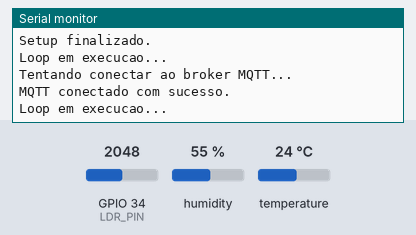
This sketch was run on a simulated ESP32. Parts: the last lines printed to the serial monitor. The inputs (shaded band) are chosen by the test bench; at power-on: humidity 55 %, GPIO 34 (LDR_PIN) = 2048, temperature 24 °C. WiFi joins after 1.5 s; servers stay silent unless stated; random numbers use the default seed unless the sketch sets one; no MQTT or app messages arrive unless stated.

Above: at 4.7 s.
4.8 s: humidity set to 22 %
At 6.4 s:
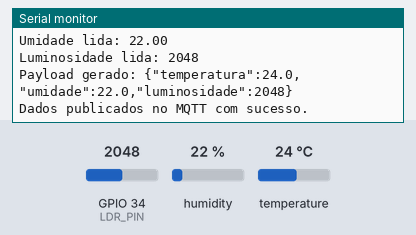
11.2 s: GPIO 34 (LDR_PIN) set to 2866
At 12.2 s:
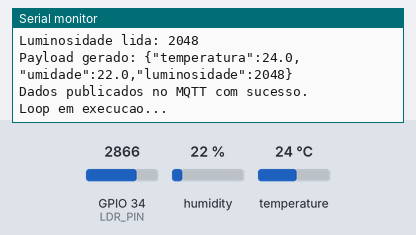
17.6 s: temperature set to 12 °C
At 18.4 s:
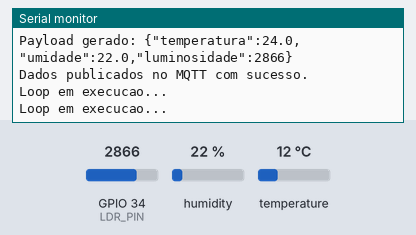
24.0 s: GPIO 34 (LDR_PIN) set to 3603
At 25.4 s:
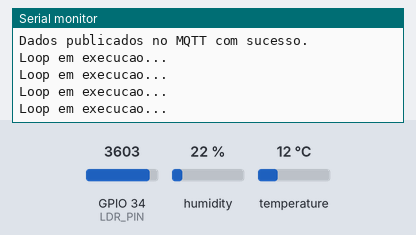
30.4 s: humidity set to 40 %
At 31.5 s:
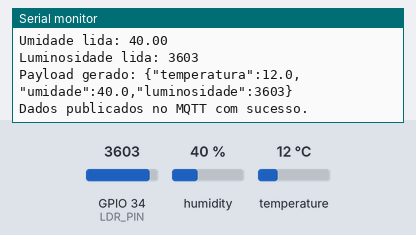
Timing chart, 0 to 33.4 s (numbered marks = the images above; inputs shaded):
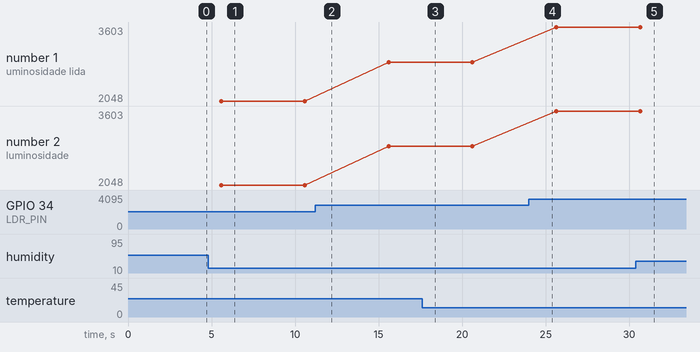

Measured:
- after the input at 4.8 s, the serial monitor: prints a new line after 0.77 s (image 1)
- after the input at 30.4 s, the serial monitor: prints a new line after 0.25 s (image 5)
- plotted number 1: 2048 → 2866 after the input at 11.2 s, 2866 → 3603 after the input at 24.0 s
- plotted number 2: 2048 → 2866 after the input at 11.2 s, 2866 → 3603 after the input at 24.0 s

The sketch:

sketch.ino
```cpp
#include <WiFi.h>
#include <PubSubClient.h>
#include <DHT.h>

#define WIFI_SSID "NOME_DA_SUA_REDE"
#define WIFI_PASSWORD "SENHA_DA_SUA_REDE"

#define MQTT_SERVER "broker.hivemq.com"
#define MQTT_PORT 1883
#define MQTT_TOPIC "clyvo/pet/ambiente"

#define DHT_PIN 15
#define DHT_TYPE DHT22

#define LDR_PIN 34

#define SEND_INTERVAL 5000

WiFiClient espClient;
PubSubClient mqttClient(espClient);
DHT dht(DHT_PIN, DHT_TYPE);

unsigned long lastSendTime = 0;

void connectWiFi() {
  Serial.println("Iniciando conexao WiFi...");
  WiFi.begin(WIFI_SSID, WIFI_PASSWORD);

  while (WiFi.status() != WL_CONNECTED) {
    delay(500);
    Serial.print(".");
  }

  Serial.println();
  Serial.println("WiFi conectado com sucesso.");
  Serial.print("IP: ");
  Serial.println(WiFi.localIP());
}

void connectMQTT() {
  while (!mqttClient.connected()) {
    Serial.println("Tentando conectar ao broker MQTT...");

    String clientId = "clyvo-pet-iot-";
    clientId += String(random(0xffff), HEX);

    if (mqttClient.connect(clientId.c_str())) {
      Serial.println("MQTT conectado com sucesso.");
    } else {
      Serial.print("Falha MQTT. Codigo: ");
      Serial.println(mqttClient.state());
      delay(2000);
    }
  }
}

void publishSensorData() {
  Serial.println();
  Serial.println("Lendo sensores...");

  float temperatura = dht.readTemperature();
  float umidade = dht.readHumidity();
  int luminosidade = analogRead(LDR_PIN);

  Serial.print("Temperatura lida: ");
  Serial.println(temperatura);

  Serial.print("Umidade lida: ");
  Serial.println(umidade);

  Serial.print("Luminosidade lida: ");
  Serial.println(luminosidade);

  if (isnan(temperatura) || isnan(umidade)) {
    Serial.println("Erro: leitura invalida do DHT22.");
    return;
  }

  String payload = "{";
  payload += "\"temperatura\":";
  payload += String(temperatura, 1);
  payload += ",";
  payload += "\"umidade\":";
  payload += String(umidade, 1);
  payload += ",";
  payload += "\"luminosidade\":";
  payload += String(luminosidade);
  payload += "}";

  Serial.print("Payload gerado: ");
  Serial.println(payload);

  bool publicado = mqttClient.publish(MQTT_TOPIC, payload.c_str());

  if (publicado) {
    Serial.println("Dados publicados no MQTT com sucesso.");
  } else {
    Serial.println("Erro: falha ao publicar no MQTT.");
  }
}

void setup() {
  Serial.begin(115200);
  delay(2000);

  Serial.println("==============================");
  Serial.println("CLYVO PET IOT");
  Serial.println("==============================");

  pinMode(LDR_PIN, INPUT);

  dht.begin();

  connectWiFi();

  mqttClient.setServer(MQTT_SERVER, MQTT_PORT);

  Serial.println("Setup finalizado.");
}

void loop() {
  Serial.println("Loop em execucao...");

  if (!mqttClient.connected()) {
    connectMQTT();
  }

  mqttClient.loop();

  unsigned long currentTime = millis();

  if (currentTime - lastSendTime >= SEND_INTERVAL) {
    publishSensorData();
    lastSendTime = currentTime;
  }

  delay(1000);
}
```
